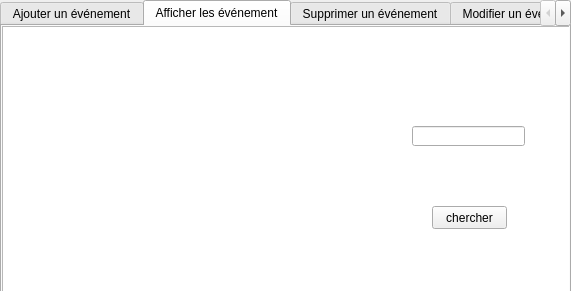
<?xml version="1.0" encoding="UTF-8"?>
<ui version="4.0">
 <class>evenement</class>
 <widget class="QDialog" name="evenement">
  <property name="geometry">
   <rect>
    <x>0</x>
    <y>0</y>
    <width>571</width>
    <height>291</height>
   </rect>
  </property>
  <property name="windowTitle">
   <string>Dialog</string>
  </property>
  <widget class="QTabWidget" name="tabWidget">
   <property name="geometry">
    <rect>
     <x>0</x>
     <y>0</y>
     <width>571</width>
     <height>301</height>
    </rect>
   </property>
   <property name="currentIndex">
    <number>1</number>
   </property>
   <widget class="QWidget" name="tab">
    <attribute name="title">
     <string>Ajouter un événement</string>
    </attribute>
    <widget class="QLabel" name="label">
     <property name="geometry">
      <rect>
       <x>130</x>
       <y>20</y>
       <width>101</width>
       <height>16</height>
      </rect>
     </property>
     <property name="text">
      <string>Titre événement</string>
     </property>
    </widget>
    <widget class="QLabel" name="label_2">
     <property name="geometry">
      <rect>
       <x>130</x>
       <y>80</y>
       <width>47</width>
       <height>13</height>
      </rect>
     </property>
     <property name="text">
      <string>Date</string>
     </property>
    </widget>
    <widget class="QLabel" name="label_3">
     <property name="geometry">
      <rect>
       <x>130</x>
       <y>140</y>
       <width>47</width>
       <height>13</height>
      </rect>
     </property>
     <property name="text">
      <string>Adresse</string>
     </property>
    </widget>
    <widget class="QLineEdit" name="lineEdit_id">
     <property name="geometry">
      <rect>
       <x>240</x>
       <y>20</y>
       <width>113</width>
       <height>20</height>
      </rect>
     </property>
    </widget>
    <widget class="QLineEdit" name="lineEdit_nom">
     <property name="geometry">
      <rect>
       <x>240</x>
       <y>80</y>
       <width>113</width>
       <height>20</height>
      </rect>
     </property>
    </widget>
    <widget class="QLineEdit" name="lineEdit_prenom">
     <property name="geometry">
      <rect>
       <x>240</x>
       <y>140</y>
       <width>113</width>
       <height>20</height>
      </rect>
     </property>
    </widget>
    <widget class="QPushButton" name="pb_ajouter">
     <property name="geometry">
      <rect>
       <x>390</x>
       <y>160</y>
       <width>75</width>
       <height>23</height>
      </rect>
     </property>
     <property name="text">
      <string>Ajouter</string>
     </property>
    </widget>
   </widget>
   <widget class="QWidget" name="tab_2">
    <attribute name="title">
     <string>Afficher les événement</string>
    </attribute>
    <widget class="QTableView" name="tabevenement">
     <property name="geometry">
      <rect>
       <x>0</x>
       <y>0</y>
       <width>571</width>
       <height>291</height>
      </rect>
     </property>
    </widget>
    <widget class="QPushButton" name="pushButton_chercher">
     <property name="geometry">
      <rect>
       <x>430</x>
       <y>180</y>
       <width>75</width>
       <height>23</height>
      </rect>
     </property>
     <property name="text">
      <string>chercher</string>
     </property>
    </widget>
    <widget class="QLineEdit" name="lineEdit_chercher">
     <property name="geometry">
      <rect>
       <x>410</x>
       <y>100</y>
       <width>113</width>
       <height>20</height>
      </rect>
     </property>
    </widget>
   </widget>
   <widget class="QWidget" name="tab_3">
    <attribute name="title">
     <string>Supprimer un événement</string>
    </attribute>
    <widget class="QLineEdit" name="lineEdit_id_2">
     <property name="geometry">
      <rect>
       <x>300</x>
       <y>90</y>
       <width>113</width>
       <height>20</height>
      </rect>
     </property>
    </widget>
    <widget class="QLabel" name="label_4">
     <property name="geometry">
      <rect>
       <x>180</x>
       <y>90</y>
       <width>61</width>
       <height>16</height>
      </rect>
     </property>
     <property name="text">
      <string>Identifiant</string>
     </property>
    </widget>
    <widget class="QPushButton" name="pb_supprimer">
     <property name="geometry">
      <rect>
       <x>240</x>
       <y>190</y>
       <width>75</width>
       <height>23</height>
      </rect>
     </property>
     <property name="text">
      <string>Supprimer</string>
     </property>
    </widget>
   </widget>
   <widget class="QWidget" name="tab_6">
    <attribute name="title">
     <string>Modifier un événement</string>
    </attribute>
    <widget class="QLabel" name="label_5">
     <property name="geometry">
      <rect>
       <x>160</x>
       <y>150</y>
       <width>47</width>
       <height>13</height>
      </rect>
     </property>
     <property name="text">
      <string>Adresse</string>
     </property>
    </widget>
    <widget class="QLabel" name="label_6">
     <property name="geometry">
      <rect>
       <x>160</x>
       <y>30</y>
       <width>101</width>
       <height>16</height>
      </rect>
     </property>
     <property name="text">
      <string>Titre événement</string>
     </property>
    </widget>
    <widget class="QLineEdit" name="lineEdit_date">
     <property name="geometry">
      <rect>
       <x>270</x>
       <y>90</y>
       <width>113</width>
       <height>20</height>
      </rect>
     </property>
    </widget>
    <widget class="QLineEdit" name="lineEdit_id_3">
     <property name="geometry">
      <rect>
       <x>270</x>
       <y>30</y>
       <width>113</width>
       <height>20</height>
      </rect>
     </property>
    </widget>
    <widget class="QLabel" name="label_7">
     <property name="geometry">
      <rect>
       <x>160</x>
       <y>90</y>
       <width>47</width>
       <height>13</height>
      </rect>
     </property>
     <property name="text">
      <string>Date</string>
     </property>
    </widget>
    <widget class="QLineEdit" name="lineEdit_Adresse">
     <property name="geometry">
      <rect>
       <x>270</x>
       <y>150</y>
       <width>113</width>
       <height>20</height>
      </rect>
     </property>
    </widget>
    <widget class="QPushButton" name="pb_modifier">
     <property name="geometry">
      <rect>
       <x>430</x>
       <y>170</y>
       <width>75</width>
       <height>23</height>
      </rect>
     </property>
     <property name="text">
      <string>Modifier</string>
     </property>
    </widget>
   </widget>
  </widget>
 </widget>
 <resources/>
 <connections/>
</ui>
